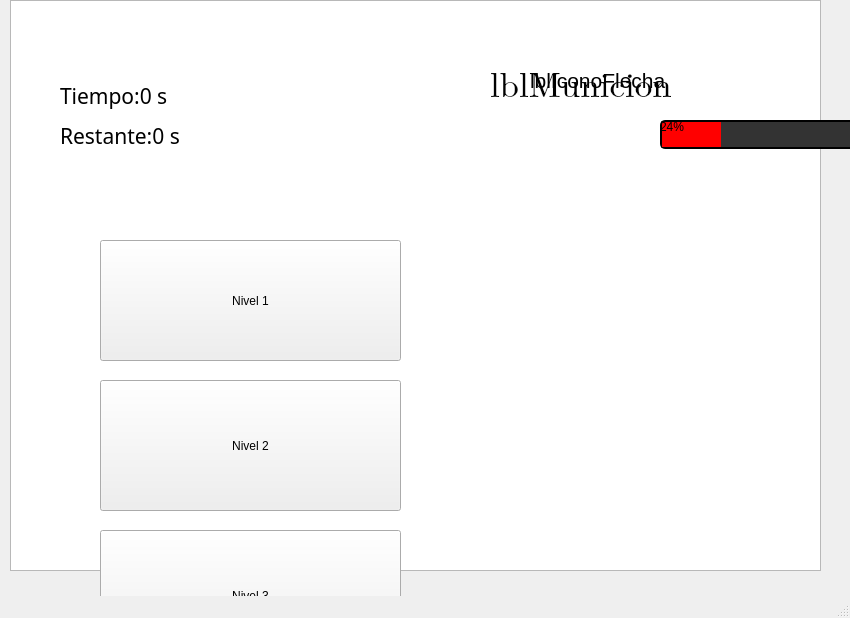
<?xml version="1.0" encoding="UTF-8"?>
<ui version="4.0">
 <class>MainWindow</class>
 <widget class="QMainWindow" name="MainWindow">
  <property name="geometry">
   <rect>
    <x>0</x>
    <y>0</y>
    <width>850</width>
    <height>618</height>
   </rect>
  </property>
  <property name="windowTitle">
   <string>MainWindow</string>
  </property>
  <widget class="QWidget" name="centralwidget">
   <widget class="QGraphicsView" name="graphicsView">
    <property name="geometry">
     <rect>
      <x>10</x>
      <y>0</y>
      <width>811</width>
      <height>571</height>
     </rect>
    </property>
   </widget>
   <widget class="QLabel" name="lblTiempoJuego">
    <property name="geometry">
     <rect>
      <x>60</x>
      <y>80</y>
      <width>181</width>
      <height>31</height>
     </rect>
    </property>
    <property name="sizeIncrement">
     <size>
      <width>10</width>
      <height>10</height>
     </size>
    </property>
    <property name="font">
     <font>
      <family>MV Boli</family>
      <pointsize>16</pointsize>
     </font>
    </property>
    <property name="text">
     <string>Tiempo:0 s</string>
    </property>
   </widget>
   <widget class="QLabel" name="lblTemporizadorNivel">
    <property name="geometry">
     <rect>
      <x>60</x>
      <y>120</y>
      <width>161</width>
      <height>31</height>
     </rect>
    </property>
    <property name="sizeIncrement">
     <size>
      <width>7</width>
      <height>3</height>
     </size>
    </property>
    <property name="font">
     <font>
      <family>MV Boli</family>
      <pointsize>16</pointsize>
     </font>
    </property>
    <property name="text">
     <string>Restante:0 s</string>
    </property>
   </widget>
   <widget class="QPushButton" name="pushButtonVolcan">
    <property name="geometry">
     <rect>
      <x>100</x>
      <y>240</y>
      <width>301</width>
      <height>121</height>
     </rect>
    </property>
    <property name="cursor">
     <cursorShape>ArrowCursor</cursorShape>
    </property>
    <property name="text">
     <string>Nivel 1</string>
    </property>
   </widget>
   <widget class="QPushButton" name="pushButtonMamut">
    <property name="geometry">
     <rect>
      <x>100</x>
      <y>380</y>
      <width>301</width>
      <height>131</height>
     </rect>
    </property>
    <property name="text">
     <string>Nivel 2</string>
    </property>
   </widget>
   <widget class="QPushButton" name="pushButtonSnow">
    <property name="geometry">
     <rect>
      <x>100</x>
      <y>530</y>
      <width>301</width>
      <height>131</height>
     </rect>
    </property>
    <property name="text">
     <string>Nivel 3</string>
    </property>
   </widget>
   <widget class="QLabel" name="lblMunicion">
    <property name="geometry">
     <rect>
      <x>490</x>
      <y>60</y>
      <width>181</width>
      <height>51</height>
     </rect>
    </property>
    <property name="font">
     <font>
      <family>Cambria Math</family>
      <pointsize>26</pointsize>
     </font>
    </property>
    <property name="text">
     <string>lblMunicion</string>
    </property>
   </widget>
   <widget class="QLabel" name="lblIconoFlecha">
    <property name="geometry">
     <rect>
      <x>530</x>
      <y>20</y>
      <width>231</width>
      <height>121</height>
     </rect>
    </property>
    <property name="minimumSize">
     <size>
      <width>32</width>
      <height>32</height>
     </size>
    </property>
    <property name="font">
     <font>
      <pointsize>16</pointsize>
     </font>
    </property>
    <property name="text">
     <string>lblIconoFlecha</string>
    </property>
   </widget>
   <widget class="QProgressBar" name="pbVidaEnemigo">
    <property name="geometry">
     <rect>
      <x>660</x>
      <y>120</y>
      <width>250</width>
      <height>29</height>
     </rect>
    </property>
    <property name="sizePolicy">
     <sizepolicy hsizetype="Fixed" vsizetype="Fixed">
      <horstretch>0</horstretch>
      <verstretch>0</verstretch>
     </sizepolicy>
    </property>
    <property name="minimumSize">
     <size>
      <width>250</width>
      <height>29</height>
     </size>
    </property>
    <property name="maximumSize">
     <size>
      <width>250</width>
      <height>29</height>
     </size>
    </property>
    <property name="sizeIncrement">
     <size>
      <width>250</width>
      <height>25</height>
     </size>
    </property>
    <property name="styleSheet">
     <string notr="true">QProgressBar {
    min-height: 25px;
    max-height: 25px;
    border: 2px solid black;
    border-radius: 5px;
    background: #333;
}
QProgressBar::chunk {
    background-color: red;
}
</string>
    </property>
    <property name="value">
     <number>24</number>
    </property>
   </widget>
  </widget>
  <widget class="QMenuBar" name="menubar">
   <property name="geometry">
    <rect>
     <x>0</x>
     <y>0</y>
     <width>850</width>
     <height>22</height>
    </rect>
   </property>
  </widget>
  <widget class="QStatusBar" name="statusbar"/>
 </widget>
 <resources/>
 <connections/>
</ui>
